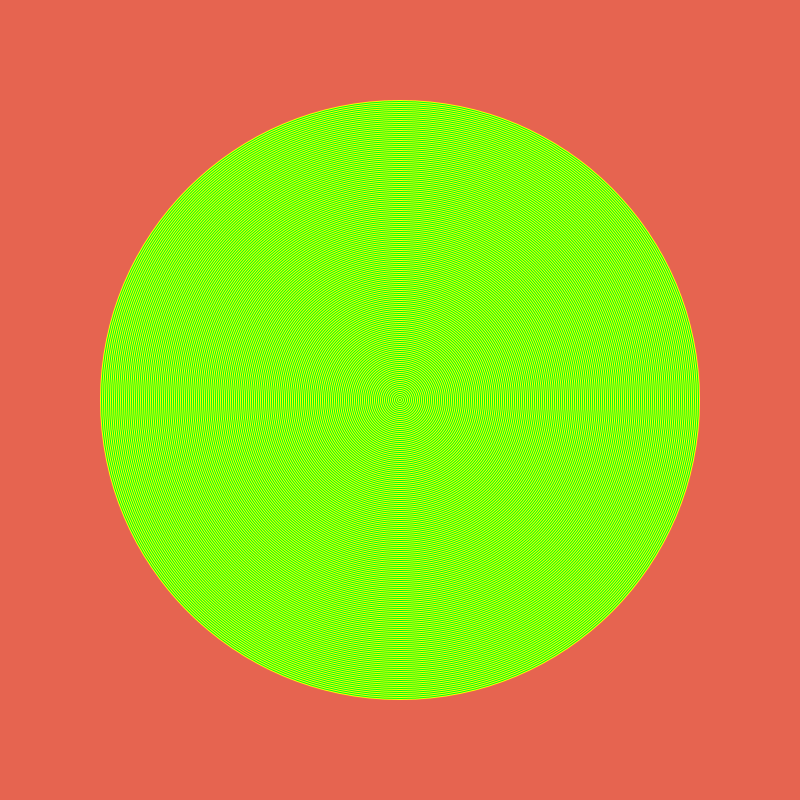
Frame 1 (no input)
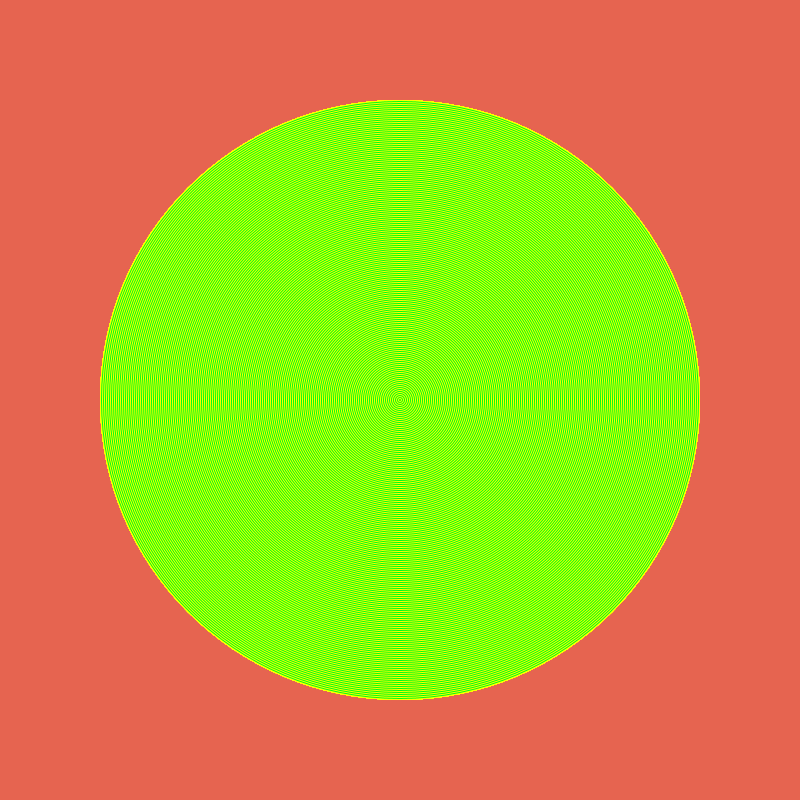
Frame 60 (the mouse pressed at the canvas centre just before this capture)
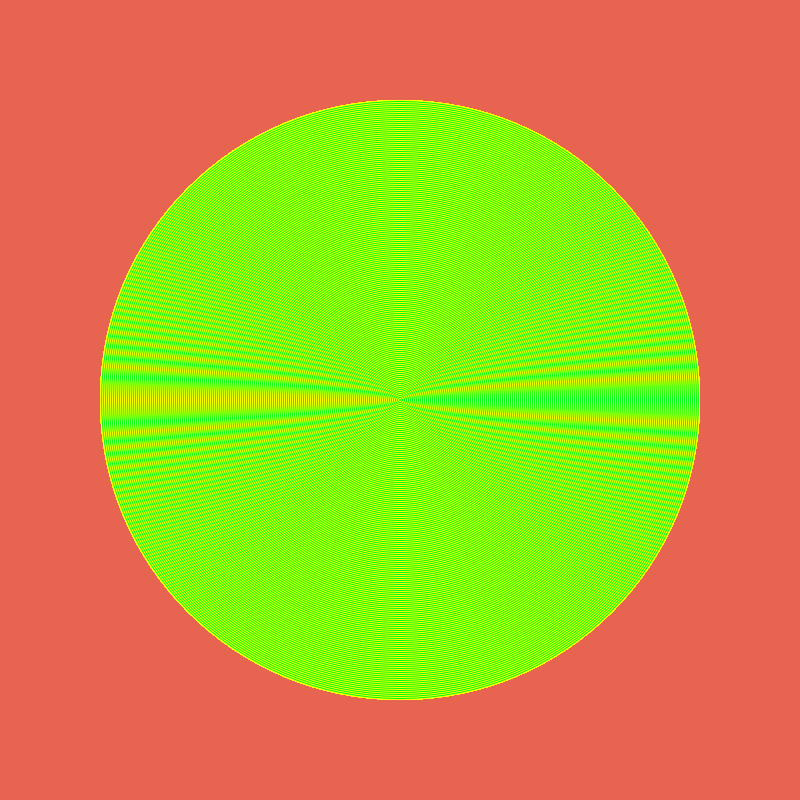
Frame 120 (the mouse held since frame 60 and released just before this capture)

The Processing sketch that drew these frames (run headless with seeded random() and noise(); from frame 60 on, the mouse is pressed at the canvas centre):

// Processing sketch: processing_108072
// ── processing_108072.pde

void setup (){
size(800,800);
background(230,100,80);
}

void draw(){
 noStroke();
 int ringSize = 600;
 int center = 400;
  
  for(int i = 0; i <= 300; i++){
     if(i%2==0){
       fill(255,255,0);
       ellipse(center,center, ringSize, ringSize);
     }
     
     else{
       fill(0,255,20);
       ellipse(center,center, ringSize, ringSize);
     }
     
     ringSize -= 2;
     }
  }
